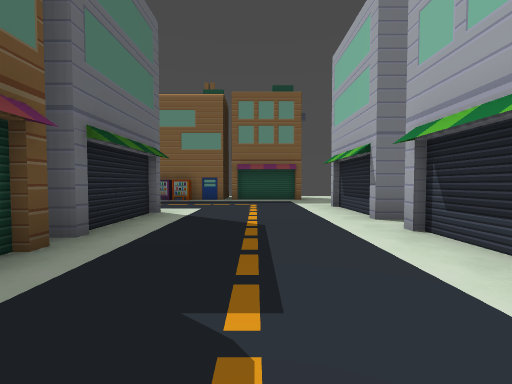
View 1 (above)

24 first-person views from a walk through a 3-D level made in the Godot game engine. The camera is 1.4 m above the floor, tilts 2° down and sees 90° across. The floor is counted in squares, 2.4 m on a side. Each view is taken from the middle of a square. On the plan, view 1 faces up. The plan holds only what a view shows up to about 9 squares ahead; the rest is blank. The place goes on beyond the plan. Characters and animated objects are left out.

View 2
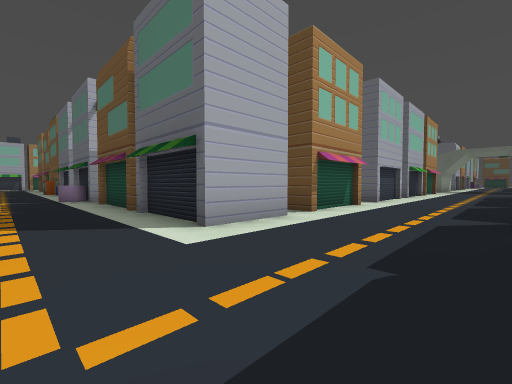

View 3
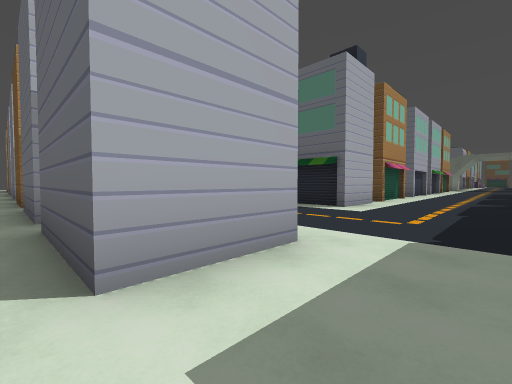

View 4
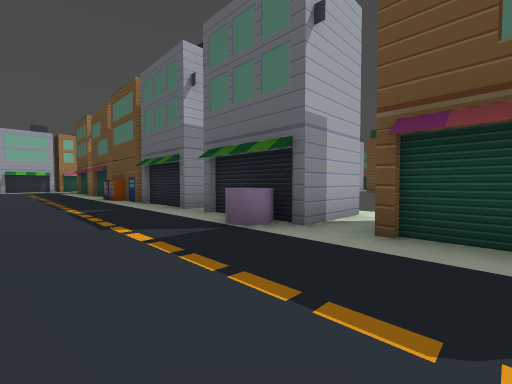

View 5
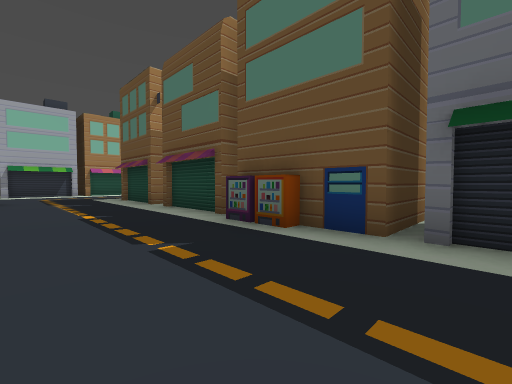

View 6
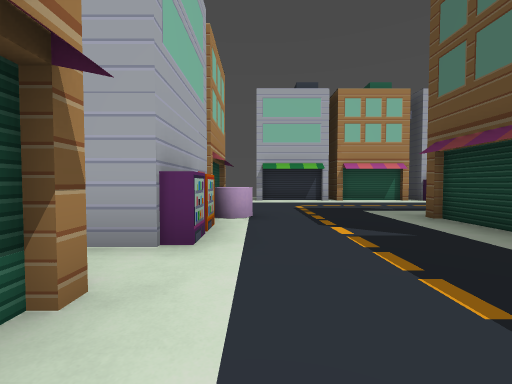

View 7
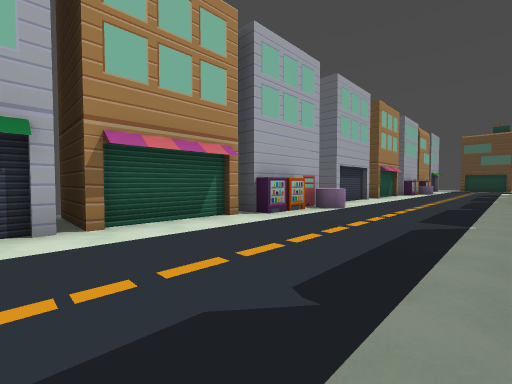

View 8
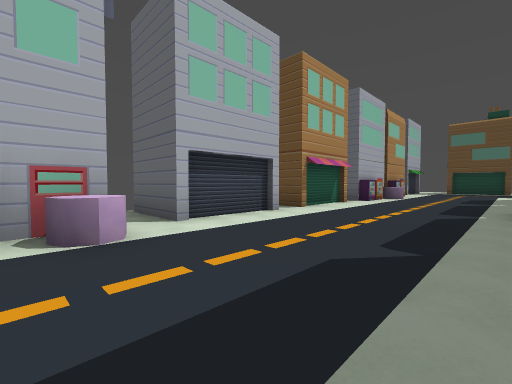

View 9
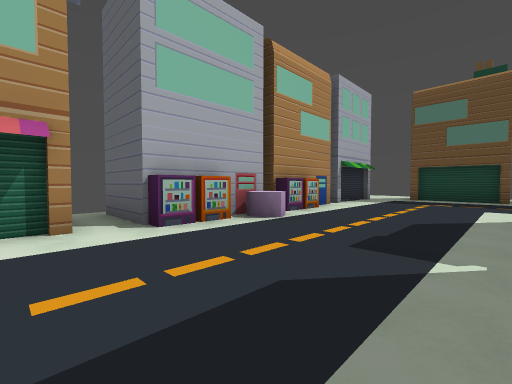

View 10
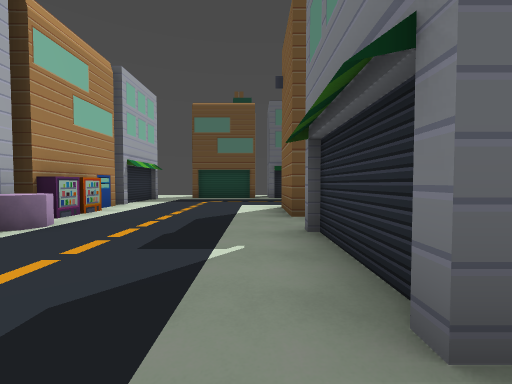

View 11
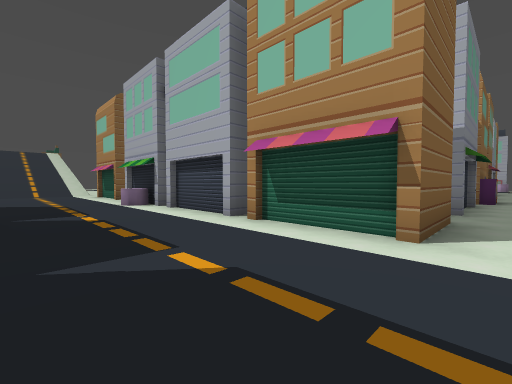

View 12
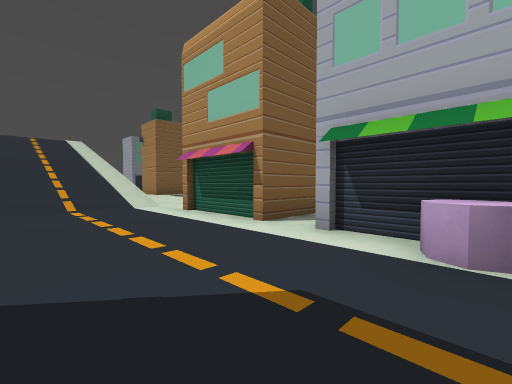

View 13
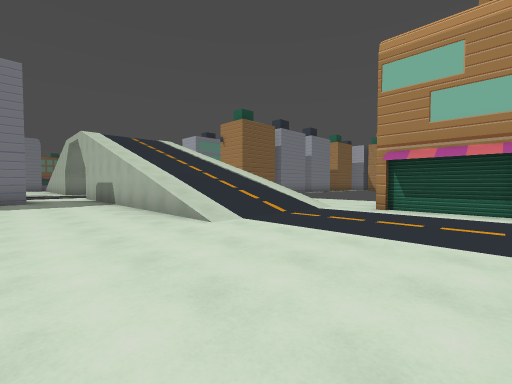

View 14
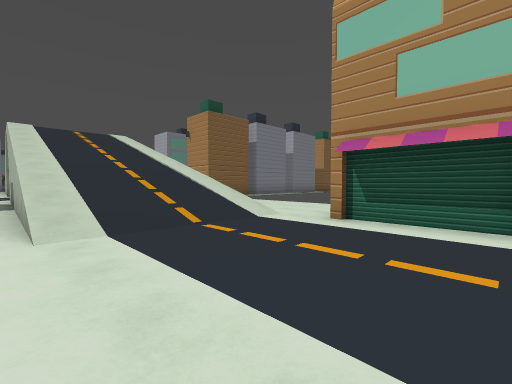

View 15
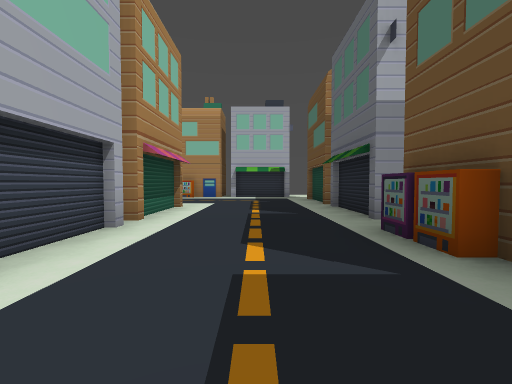

View 16
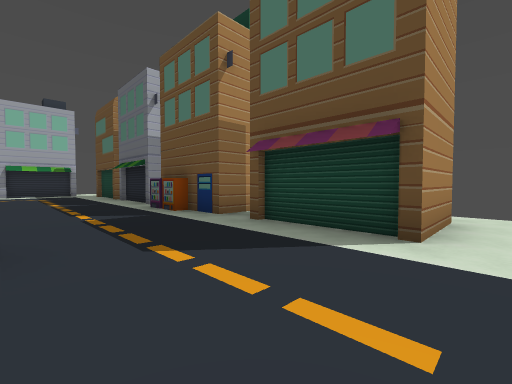

View 17
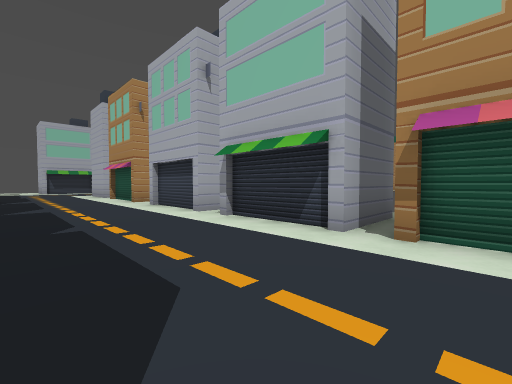

View 18
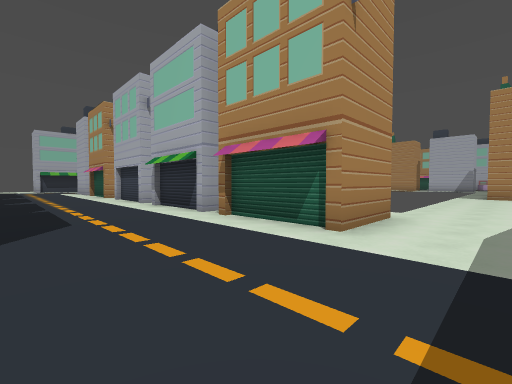

View 19
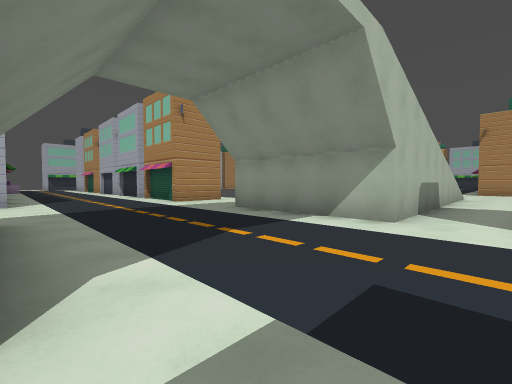

View 20
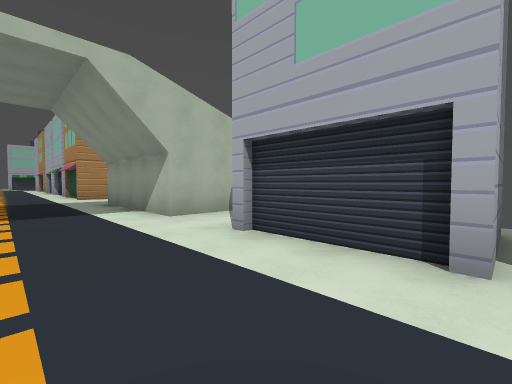

View 21
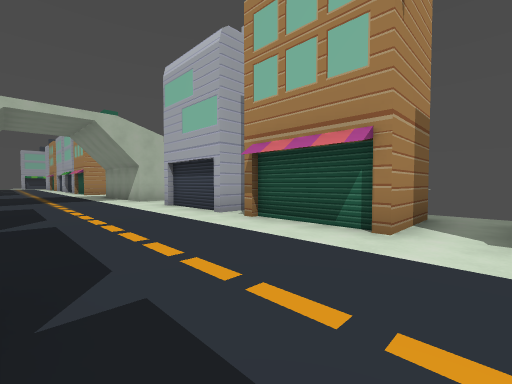

View 22
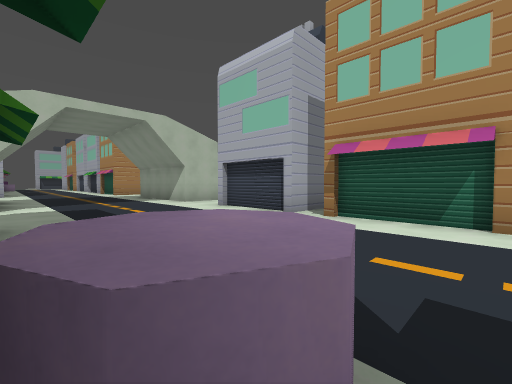

View 23
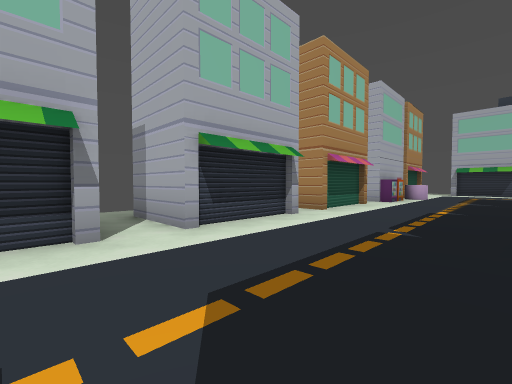

View 24
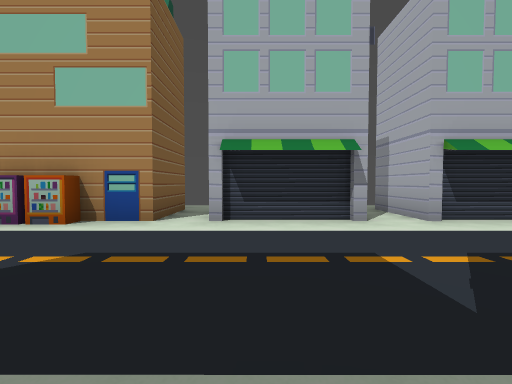

### Floor plan
Key: @ floor where view 1 was taken; # wall or solid block; . floor; / step, stairs or slope; = window, fence, low wall or low ledge; ^ raised ledge.
Columns run from 31 left of view 1 to 4 right of it. Each row starts with its distance up from view 1.
  9  .#  ...........#           ##.##.
  8 ....................................
  7 ....................................
  6 .................................##.
  5 ......../=/=/..##.##.######.##...##.
  4 .######.//// ..# .#       #  #...##.
  3 ..    ../////...             #...##.
  2       ../////..              #...##.
  1       ../////..              #...##.
  0       ../////..              #.@.##.
 -1       ../////..             ##...##.
 -2       ../////..              #...##.
 -3       .........              #......
 -4       ......##               ....##.
 -5       ......##               #...#
 -6       ......##               #......
 -7       .##.....              ##...##.
 -8         #...#                #...#
 -9         #...#                #...#
-10        ##...#                #...##
-11         #...#                #...#
-12         #...#                #...#
-13         #...#                #....
-14         #...#                #...##
-15         #...##.### #         #...#
-16         #.......................=#
-17         #........................
-18         #........................#
-19          ......^........^........
-20          ##### ##.##.############
-21                 #.

Positions as (right, up) in squares from view 1, and headings:
1: (0, 0), facing up
2: (0, 8), facing down-left
3: (4, 8), facing down-left
4: (1, 1), facing down-left
5: (1, -6), facing down-left
6: (1, -11), facing down
7: (-1, -16), facing down-left
8: (-6, -16), facing down-left
9: (-13, -16), facing down-left
10: (-13, -16), facing left
11: (-22, -16), facing up-right
12: (-22, -9), facing up-right
13: (-25, -6), facing up-right
14: (-23, -6), facing up-right
15: (-21, -9), facing down
16: (-20, -6), facing down-left
17: (-15, 8), facing down-right
18: (-18, 8), facing down-right
19: (-24, 9), facing down-right
20: (-27, 7), facing down-right
21: (-31, 8), facing down-right
22: (-30, 9), facing down-right
23: (-1, -5), facing down-right
24: (-2, -4), facing right
